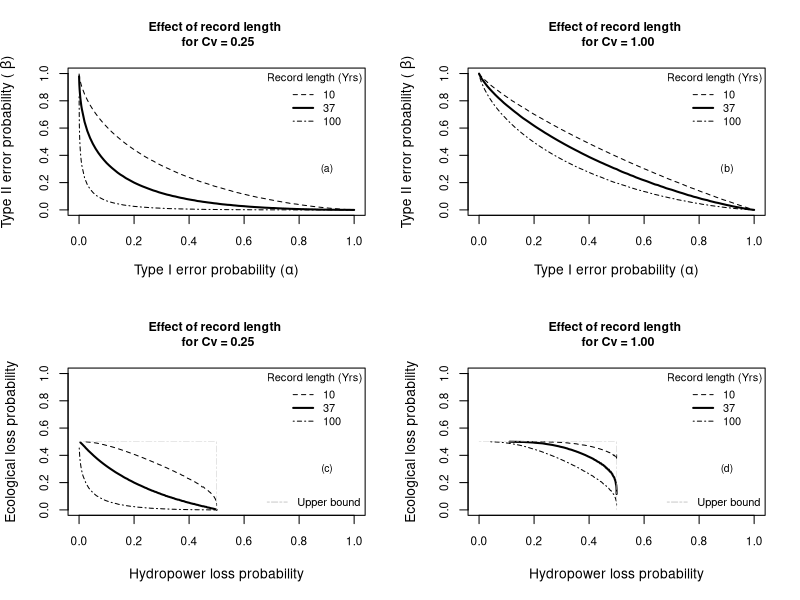

Here is the R script that generated this plot:
# FIGURE 5: 

# Effects of record length and Cv on hypothesis testing errors and loss probabilities
# for a hypothetical threshold exceedance 


# Set parameters for record length and Cv
MM <- 50
N_length <- c(10,37,100)
Cv <- c(0.25, 0.5, 1)

# Create a vector with a range of alphas to be tested
a <- c(0.0000001,seq(0.001,0.009,0.001),seq(0.01,0.99,0.01),seq(0.991,0.999,0.001),0.9999999)
b <- array(NA,dim=c(length(a),length(N_length),length(Cv),MM))

for (m in 1:MM){
  
  for (l in 1:length(N_length)){
    
    for (v in 1:length(Cv)){
      
      # Create streamflow data
      X <- rnorm(N_length[l],1000,Cv[v]*1000)
      Y <- X * 1.1
      
      # Change negative values to zero
      X[X < 0] = 0
      Y[Y < 0] = 0
      
      for (i in 1:length(a)){
        
        # Test sensitivity of Type II error to Type I error tolerance
        
        # Step 1: Create a set of standard normal variates for application of Eq 4b in Shieh et al (2008)
        Z_0_1 <- rnorm(10000,0,1)
        mu_null <- length(X)*length(Y)/2
        sigma2_null <- length(X)*length(Y)*(length(X)+length(Y)+1)/12
        
        # Step 2: Standardized data assuming two data sets have the same distribution
        # Use mean and standard deviation from X 
        Y_stdz <- (Y-mean(X))/sd(X)
        X_stdz <- (X-mean(X))/sd(X)
        
        # Step 3: Compute Type II error and power of statistical test
        theta <- mean(Y_stdz)-mean(X_stdz) # Assuming shift in central tendency only
        if (theta > 3.719016) {theta = 3.719016}
        if (theta < -3.719016) {theta = -3.719016}
        if (a[i] < 0.0001) {a[i] = 0.0001}
        if (a[i] > 0.9999) {a[i] = 0.9999}
        z_alpha <- qnorm(1-a[i])
        if (z_alpha > 3.719016) {z_alpha = 3.719016}
        if (z_alpha < -3.719016) {z_alpha = -3.719016}
        pr1 <- pnorm(theta/sqrt(2))
        pr2 <- mean(pnorm(Z_0_1+theta)^2)
        pr3 <- pr2
        mu_alt <- length(X)*length(Y)*pr1
        sigma2_alt <- length(X)*length(Y)*pr1*(1-pr1)+length(X)*length(Y)*length(Y-1)*(pr2-pr1^2)+length(X)*length(Y)*length(X-1)*(pr3-pr1^2)
        if(sigma2_alt <= 0){sigma2_alt=0.0001}
        stat_power <- pnorm((mu_alt-mu_null-z_alpha*sqrt(sigma2_null))/sqrt(sigma2_alt))
        beta <- 1 - stat_power
        b[i,l,v,m] = beta
      }
      
    }
    
  }
  
}

# Average simulation results
b_avg <- apply(b,c(1,2,3),mean)

# Plot effects of record length for different Cvs
ltype <- c(2,1,4)
lwidth <- c(1,2,1)

par(mfrow=c(2,2))

# For Cv = 0.25
plot(NA,NA,xlim=c(0,1),ylim=c(0,1),
     xlab=expression(paste("Type I error probability (",alpha,")")),
     ylab=expression(paste("Type II error probability ( ",beta,")")),
     cex.axis=0.85)
for (v in 1:length(N_length)){
  lines(a,b_avg[,v,1],lty=ltype[v],lwd=lwidth[v])
}
legend("topright",legend=c("10","37","100"),bty="n",lty=c(2,1,4),lwd=c(1,2,1),cex = 0.8,
       title="Record length (Yrs)")
text(0.9,0.3,"(a)",cex=0.75)
title("Effect of record length \n for Cv = 0.25",cex.main=0.9)

# For Cv = 1.00
plot(NA,NA,xlim=c(0,1),ylim=c(0,1),   
     xlab=expression(paste("Type I error probability (",alpha,")")),
     ylab=expression(paste("Type II error probability ( ",beta,")")),
     cex.axis=0.85)
for (v in 1:length(N_length)){
  lines(a,b_avg[,v,3],lty=ltype[v],lwd=lwidth[v])
}
legend("topright",legend=c("10","37","100"),bty="n",lty=c(2,1,4),lwd=c(1,2,1),cex = 0.8,
       title="Record length (Yrs)")
text(0.9,0.3,"(b)",cex=0.75)
title("Effect of record length \n for Cv = 1.00",cex.main=0.9)

# Loss probs for Cv = 0.25
plot(NA,NA,xlim=c(0,1),ylim=c(0,1),   
     xlab="Hydropower loss probability",
     ylab="Ecological loss probability",
     cex.axis=0.85)
for (v in 1:length(N_length)){
  lines(a/(a+1-b_avg[,v,1]),b_avg[,v,1]/(b_avg[,v,1]+1-a),lty=ltype[v],lwd=lwidth[v])
}
lines(c(0,0.5,0.5),c(0.5,0.5,0),col="gray80",lwd=0.5,lty=6)
legend("topright",legend=c("10","37","100"),bty="n",lty=c(2,1,4),lwd=c(1,2,1),cex = 0.8,
       title="Record length (Yrs)")
legend("bottomright",legend="Upper bound",col="gray80",lty=6,bty="n",cex=0.8)
text(0.9,0.3,"(c)",cex=0.75)
title("Effect of record length \n for Cv = 0.25",cex.main=0.9)

# Loss probs for Cv = 1.00
plot(NA,NA,xlim=c(0,1),ylim=c(0,1),   
     xlab="Hydropower loss probability",
     ylab="Ecological loss probability",
     cex.axis=0.85)
for (v in 1:length(N_length)){
  lines(a/(a+1-b_avg[,v,3]),b_avg[,v,3]/(b_avg[,v,3]+1-a),lty=ltype[v],lwd=lwidth[v])
}
lines(c(0,0.5,0.5),c(0.5,0.5,0),col="gray80",lwd=0.5,lty=6)
legend("topright",legend=c("10","37","100"),bty="n",lty=c(2,1,4),lwd=c(1,2,1),cex = 0.8,
       title="Record length (Yrs)")
legend("bottomright",legend="Upper bound",col="gray80",lty=6,bty="n",cex=0.8)
text(0.9,0.3,"(d)",cex=0.75)
title("Effect of record length \n for Cv = 1.00",cex.main=0.9)

par(mfrow=c(1,1))
